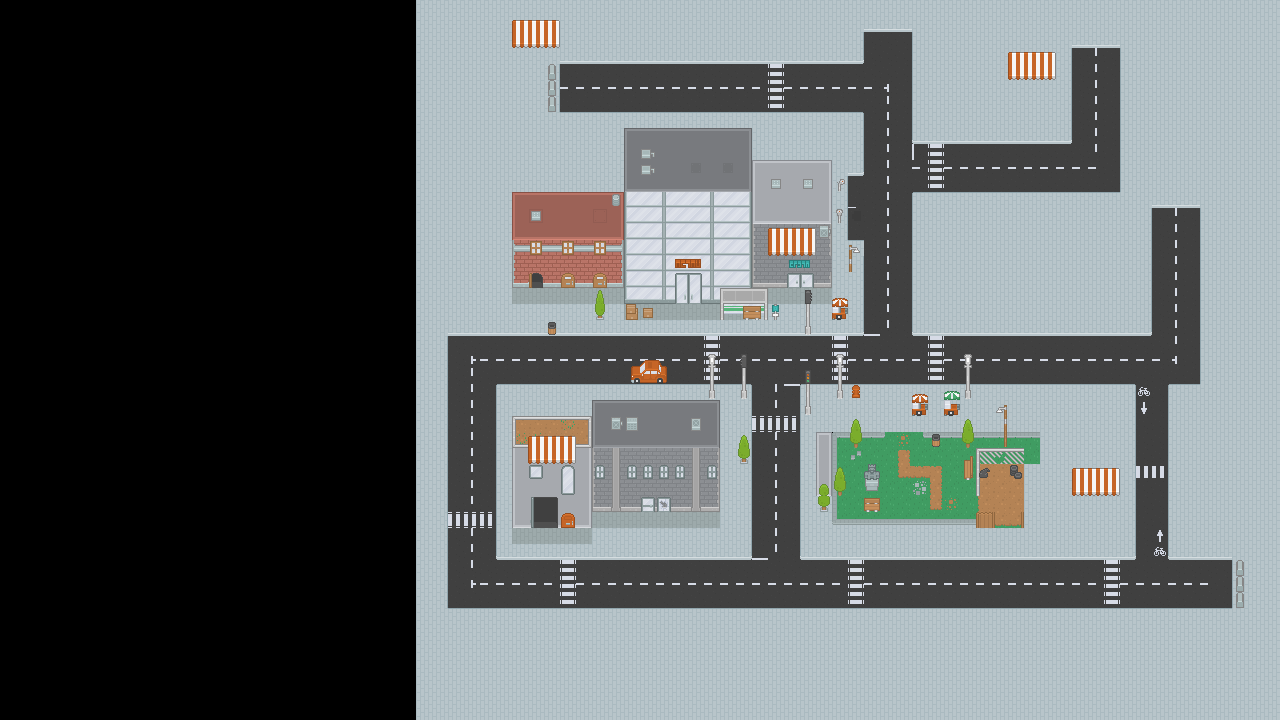

This is a level from a 2D game, rendered from its Tiled map with the project's own tilesets. A one-line summary and the map file follow, with tile-layer data summarised:
An orthogonal 80x45 tile map with 16x16 px tiles, 4 tile layers (ground, barrier, decorations, restaurants).

<map version="1.9" tiledversion="1.9.0" orientation="orthogonal" renderorder="right-down" width="80" height="45" tilewidth="16" tileheight="16" infinite="0" nextlayerid="10" nextobjectid="29">
 <tileset firstgid="1" name="roguelikeCity_magenta" tilewidth="16" tileheight="16" spacing="1" tilecount="1036" columns="37">
  <image source="roguelikeCity_magenta.png" width="628" height="475" />
 </tileset>
 <layer id="2" name="ground" width="80" height="45">
  <data>[3600 cells, 2429 non-empty, 102 distinct tile ids]</data>
 </layer>
 <layer id="7" name="barrier" width="80" height="45">
  <data>[3600 cells, 15 non-empty, 14 distinct tile ids]</data>
 </layer>
 <layer id="6" name="decorations" width="80" height="45">
  <data>[3600 cells, 136 non-empty, 85 distinct tile ids]</data>
 </layer>
 <layer id="9" name="restaurants" width="80" height="45">
  <data>[3600 cells, 30 non-empty, 6 distinct tile ids]</data>
 </layer>
</map>
